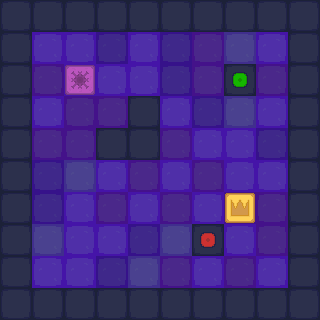

This game map was drawn from its Tiled (.tmx) file and the tilesets committed beside it. A one-line description and the full map source follow:
An orthogonal 10x10 tile map with 32x32 px tiles, 2 tile layers (background, interactable) and 11 objects.

<map version="1.10" tiledversion="1.11.2" orientation="orthogonal" renderorder="right-down" width="10" height="10" tilewidth="32" tileheight="32" infinite="0" nextlayerid="5" nextobjectid="21">
 <tileset firstgid="1" source="gamefield.tsx" />
 <layer id="1" name="background" width="10" height="10">
  <data encoding="csv">
13,13,13,13,13,13,13,13,13,13,
13,1,1,2,1,2,11,12,1,13,
13,11,1,1,1,2,11,13,11,13,
13,1,11,11,13,1,2,12,1,13,
13,11,11,13,13,11,1,1,2,13,
13,2,12,1,11,1,11,1,1,13,
13,2,1,11,1,11,1,11,11,13,
13,12,1,1,2,12,13,1,11,13,
13,1,1,2,12,11,1,11,1,13,
13,13,13,13,13,13,13,13,13,13
</data>
 </layer>
 <layer id="2" name="interactable" width="10" height="10">
  <data encoding="csv">
0,0,0,0,0,0,0,0,0,0,
0,0,0,0,0,0,0,0,0,0,
0,0,21,0,0,0,0,24,0,0,
0,0,0,0,0,0,0,0,0,0,
0,0,0,0,0,0,0,0,0,0,
0,0,0,0,0,0,0,0,0,0,
0,0,0,0,0,0,0,22,0,0,
0,0,0,0,0,0,26,0,0,0,
0,0,0,0,0,0,0,0,0,0,
0,0,0,0,0,0,0,0,0,0
</data>
 </layer>
 <objectgroup id="3" name="walls" visible="0">
  <object id="1" x="4.5" y="3" width="308.5" height="23" />
  <object id="2" x="295.5" y="31.5" width="16.5" height="280" />
  <object id="3" x="9" y="293.5" width="272" height="15.5" />
  <object id="8" x="3.5" y="37" width="24.5" height="241.5" />
  <object id="9" x="100.5" y="129.5" width="55" height="25.5" />
  <object id="10" x="132" y="100" width="23.5" height="22" />
  <object id="11" x="230" y="66" width="20" height="25.5" />
  <object id="12" x="197.5" y="228.5" width="23" height="21.5" />
 </objectgroup>
 <objectgroup id="4" name="zones">
  <object id="14" x="194" y="230" width="26" height="19">
   <properties>
    <property name="color" value="red" />
    <property name="type" value="colored" />
   </properties>
  </object>
  <object id="15" x="231" y="69.5" width="19" height="18.5">
   <properties>
    <property name="color" value="green" />
    <property name="type" value="colored" />
   </properties>
  </object>
  <object id="18" x="230" y="199.75" width="19" height="18.5">
   <properties>
    <property name="type" value="win" />
   </properties>
  </object>
 </objectgroup>
</map>
